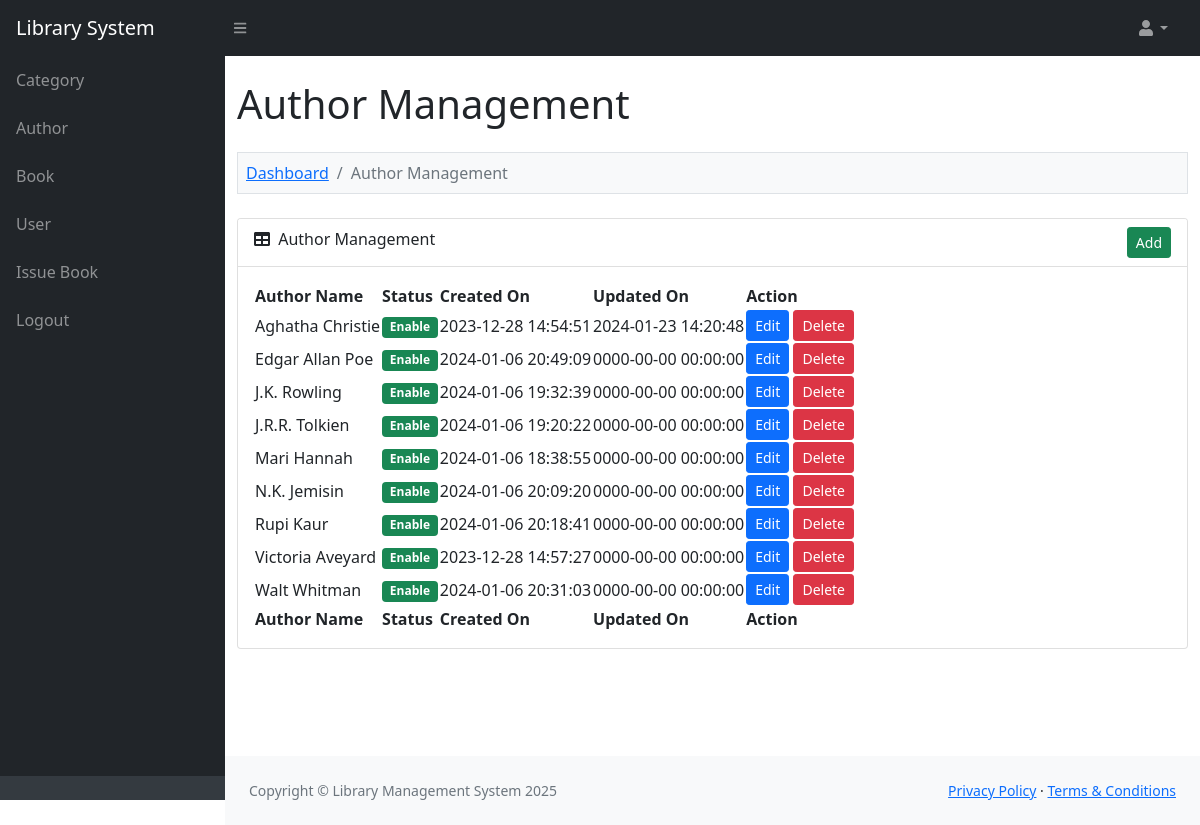
The app's page /library_management_system/admin/author.php (signed in) with its own data.
### tables this page shows
CREATE TABLE `lms_author` (
 `author_id` int(11) NOT NULL AUTO_INCREMENT,
 `author_name` varchar(200) NOT NULL,
 `author_status` enum('Enable','Disable') NOT NULL,
 `author_created_on` datetime NOT NULL,
 `author_updated_on` datetime NOT NULL,
 PRIMARY KEY (`author_id`)
);

### library_management_system/function.php (called while the page is built, shortened)
<?php
function base_url()
{
	return 'http://localhost/library_management_system/library_management_system/';
}
function is_admin_login()
{
	if(isset($_SESSION['admin_id']))
	{
		return true;
	}
	return false;
}
function convert_data($string, $action = 'encrypt')
{
	$encrypt_method = "AES-256-CBC";
	$secret_key = 'AA74CDCC2BBRT935136HH7B63C27';
	$secret_iv = '5fgf5HJ5g27';
	$key = hash('sha256', $secret_key);
	$iv = substr(hash('sha256', $secret_iv), 0, 16);
	if ($action == 'encrypt')
	{
		$output = openssl_encrypt($string, $encrypt_method, $key, 0, $iv);
	    $output = base64_encode($output);
	}
	else if ($action == 'decrypt')
	{
		$output = openssl_decrypt(base64_decode($string), $encrypt_method, $key, 0, $iv);
	}
	return $output;
}
?>

### library_management_system/admin/author.php (the view, shortened to what this page needs)
<?php
include '../database_connection.php';
include '../function.php';
$error = '';
$query = "
	SELECT * FROM lms_author
    ORDER BY author_name ASC
";
$statement = $connect->prepare($query);
$statement->execute();
include '../header.php';
?>
<div class="container-fluid py-4" style="min-height: 700px;">
	<h1>Author Management</h1>
	<?php
	if(isset($_GET["action"]))
	{
		if($_GET["action"] == "add")
		{
	?>
	<ol class="breadcrumb mt-4 mb-4 bg-light p-2 border">
		<li class="breadcrumb-item"><a href="index.php">Dashboard</a></li>
        <li class="breadcrumb-item"><a href="author.php">Author Management</a></li>
        <li class="breadcrumb-item active">Add Author</li>
    </ol>
    <div class="row">
    	<div class="col-md-6">
    		<?php
    		if($error != '')
    		{
    			echo '<div class="alert alert-danger alert-dismissible fade show" role="alert"><ul class="list-unstyled">'.$error.'</ul> <button type="button" class="btn-close" data-bs-dismiss="alert" aria-label="Close"></button></div>';
    		}
    		?>
    		<div class="card mb-4">
    			<div class="card-header">
    				<i class="fas fa-user-plus"></i> Add New Author
                </div>
                <div class="card-body">
                	<form method="post">
                		<div class="mb-3">
                			<label class="form-label">Author Name</label>
                			<input type="text" name="author_name" id="author_name" class="form-control" />
                		</div>
                		<div class="mt-4 mb-0">
                			<input type="submit" name="add_author" class="btn btn-success" value="Add" />
                		</div>
                	</form>
                </div>
            </div>
    	</div>
    </div>
	<?php
		}
		else if($_GET["action"] == 'edit')
		{
			$author_id = convert_data($_GET["code"], 'decrypt');
			if($author_id > 0)
			{
				$query = "
				SELECT * FROM lms_author
                WHERE author_id = '$author_id'
				";
				$author_result = $connect->query($query);
				foreach($author_result as $author_row)
				{
	?>
	<ol class="breadcrumb mt-4 mb-4 bg-light p-2 border">
		<li class="breadcrumb-item"><a href="index.php">Dashboard</a></li>
        <li class="breadcrumb-item"><a href="author.php">Author Management</a></li>
        <li class="breadcrumb-item active">Edit Author</li>
    </ol>
    <div class="row">
    	<div class="col-md-6">
    		<div class="card mb-4">
    			<div class="card-header">
    				<i class="fas fa-user-edit"></i> Edit Author Details
    			</div>
    			<div class="card-body">
    				<form method="post">
    					<div class="mb-3">
    						<label class="form-label">Author Name</label>
    						<input type="text" name="author_name" id="author_name" class="form-control" value="<?php echo $author_row['author_name']; ?>" />
    					</div>
    					<div class="mt-4 mb-0">
    						<input type="hidden" name="author_id" value="<?php echo $_GET['code']; ?>" />
    						<input type="submit" name="edit_author" class="btn btn-primary" value="Edit" />
    					</div>
    				</form>
    			</div>
    		</div>
    	</div>
    </div>
	<?php
				}
			}
		}
	}
	else
	{
	?>
	<ol class="breadcrumb mt-4 mb-4 bg-light p-2 border">
		<li class="breadcrumb-item"><a href="index.php">Dashboard</a></li>
		<li class="breadcrumb-item active">Author Management</li>
	</ol>
	<div class="card mb-4">
		<div class="card-header">
			<div class="row">
				<div class="col col-md-6">
					<i class="fas fa-table me-1"></i> Author Management
				</div>
				<div class="col col-md-6" align="right">
					<a href="author.php?action=add" class="btn btn-success btn-sm">Add</a>
				</div>
			</div>
		</div>
		<div class="card-body">
			<table id="datatablesSimple">
				<thead>
					<tr>
						<th>Author Name</th>
						<th>Status</th>
						<th>Created On</th>
						<th>Updated On</th>
						<th>Action</th>
					</tr>
				</thead>
				<tfoot>
					<tr>
						<th>Author Name</th>
						<th>Status</th>
						<th>Created On</th>
						<th>Updated On</th>
						<th>Action</th>
					</tr>
				</tfoot>
				<tbody>
				<?php
				if($statement->rowCount() > 0)
				{
					foreach($statement->fetchAll() as $row)
					{
						$author_status = '';
						if($row['author_status'] == 'Enable')
						{
							$author_status = '<div class="badge bg-success">Enable</div>';
						}
						else
						{
							$author_status = '<div class="badge bg-danger">Disable</div>';
						}
						echo '
						<tr>
							<td>'.$row["author_name"].'</td>
							<td>'.$author_status.'</td>
							<td>'.$row["author_created_on"].'</td>
							<td>'.$row["author_updated_on"].'</td>
							<td>
								<a href="author.php?action=edit&code='.convert_data($row["author_id"]).'" class="btn btn-sm btn-primary">Edit</a>
								<button type="button" name="delete_button" class="btn btn-danger btn-sm" onclick="delete_data(`'.$row["author_id"].'`, `'.$row["author_status"].'`)">Delete</button>
							</td>
						</tr>
						';
					}
				}
				else
				{
					echo '
					<tr>
						<td colspan="4" class="text-center">No Data Found</td>
					</tr>
					';
				}
				?>
				</tbody>
			</table>
		</div>
	</div>
	<?php
	}
	?>
</div>
<?php
include '../footer.php';
?>

### library_management_system/header.php (shortened to what this page needs)
<!doctype html>
<html lang="en">
    <head>
        <link href="<?php echo base_url(); ?>asset/css/simple-datatables-style.css" rel="stylesheet" />
        <link href="<?php echo base_url(); ?>asset/css/styles.css" rel="stylesheet" />
    </head>
    <?php
    if(is_admin_login())
    {
    ?>
    <body class="sb-nav-fixed">
        <nav class="sb-topnav navbar navbar-expand navbar-dark bg-dark">
            <a class="navbar-brand ps-3" href="index.php">Library System</a>
            <button class="btn btn-link btn-sm order-1 order-lg-0 me-4 me-lg-0" id="sidebarToggle" href="#!"><i class="fas fa-bars"></i></button>
            <ul class="navbar-nav ms-auto ms-md-0 me-3 me-lg-4">
                <li class="nav-item dropdown">
                    <a class="nav-link dropdown-toggle" id="navbarDropdown" href="#" role="button" data-bs-toggle="dropdown" aria-expanded="false"><i class="fas fa-user fa-fw"></i></a>
                </li>
            </ul>
        </nav>
        <div id="layoutSidenav">
            <div id="layoutSidenav_nav">
                <nav class="sb-sidenav accordion sb-sidenav-dark" id="sidenavAccordion">
                    <div class="sb-sidenav-menu">
                        <div class="nav">
                            <a class="nav-link" href="category.php">Category</a>
                            <a class="nav-link" href="author.php">Author</a>
                            <a class="nav-link" href="book.php">Book</a>
                            <a class="nav-link" href="user.php">User</a>
                            <a class="nav-link" href="issue_book.php">Issue Book</a>
                            <a class="nav-link" href="logout.php">Logout</a>
                        </div>
                    </div>
                    <div class="sb-sidenav-footer">
                    </div>
                </nav>
            </div>
            <div id="layoutSidenav_content">
                <main>
    <?php
    }
    ?>

### library_management_system/footer.php (shortened to what this page needs)
                <?php
                if(is_admin_login())
                {
                ?>
                </main>
                <footer class="py-4 bg-light mt-auto">
                    <div class="container-fluid px-4">
                        <div class="d-flex align-items-center justify-content-between small">
                            <div class="text-muted">Copyright &copy; Library Management System <?php echo date('Y'); ?></div>
                            <div>
                                <a href="#">Privacy Policy</a>
                                &middot;
                                <a href="#">Terms &amp; Conditions</a>
                            </div>
                        </div>
                    </div>
                </footer>
            </div>
        </div>
                <?php
                }
                ?>
    </body>
</html>

### records on screen
lms_author: author_name "Aghatha Christie", author_status "Enable", author_created_on "2023-12-28 14:54:51", author_updated_on "2024-01-23 14:20:48"
lms_author: author_name "Edgar Allan Poe", author_status "Enable", author_created_on "2024-01-06 20:49:09", author_updated_on "0000-00-00 00:00:00"
lms_author: author_name "J.K. Rowling", author_status "Enable", author_created_on "2024-01-06 19:32:39", author_updated_on "0000-00-00 00:00:00"
lms_author: author_name "J.R.R. Tolkien", author_status "Enable", author_created_on "2024-01-06 19:20:22", author_updated_on "0000-00-00 00:00:00"
lms_author: author_name "Mari Hannah", author_status "Enable", author_created_on "2024-01-06 18:38:55", author_updated_on "0000-00-00 00:00:00"
lms_author: author_name "N.K. Jemisin", author_status "Enable", author_created_on "2024-01-06 20:09:20", author_updated_on "0000-00-00 00:00:00"
lms_author: author_name "Rupi Kaur", author_status "Enable", author_created_on "2024-01-06 20:18:41", author_updated_on "0000-00-00 00:00:00"
lms_author: author_name "Victoria Aveyard", author_status "Enable", author_created_on "2023-12-28 14:57:27", author_updated_on "0000-00-00 00:00:00"
lms_author: author_name "Walt Whitman", author_status "Enable", author_created_on "2024-01-06 20:31:03", author_updated_on "0000-00-00 00:00:00"
